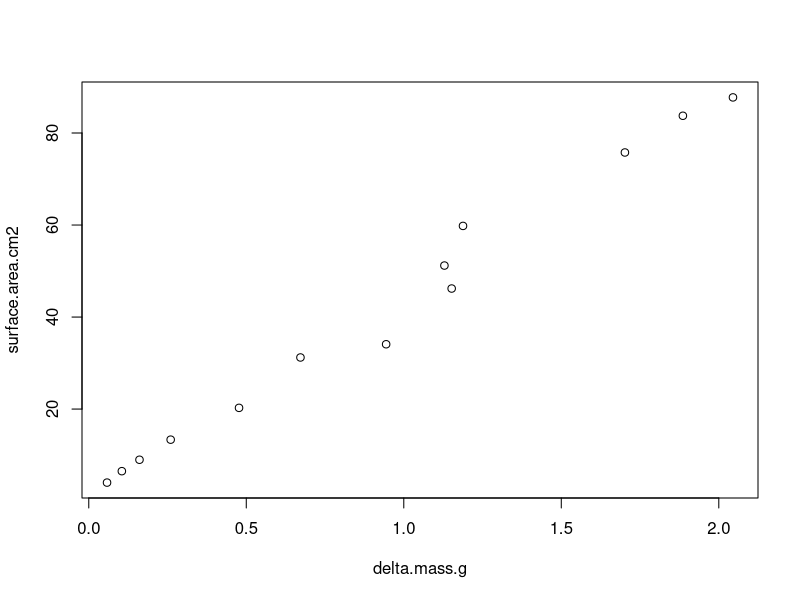

Recreate this plot in R.
#Title: Surface Area By Wax Dipping 
#Project: E5
#Author: HM Putnam 
#Edited by: HM Putnam
#Date Last Modified: 20191027
#See Readme file for details

rm(list=ls()) #clears workspace 

## install packages if you dont already have them in your library
#if ("devtools" %in% rownames(installed.packages()) == 'FALSE') install.packages('devtools') 


#Surface area by wax dipping Veal et al 

Data <- read.csv("RAnalysis/Data/Wax_Data.csv", header=TRUE)

Stnds <- read.csv("RAnalysis/Data/wax.standards_1.csv", header=TRUE)
Stnds$delta.mass.g <- Stnds$weight2.g-Stnds$weight1.g
#Stnds$area.cm2 <- ((pi*(Stnds$diameter.cm)^2) + (2*pi*(Stnds$diameter.cm)))
stnd.curve <- lm(surface.area.cm2~delta.mass.g, data=Stnds)
plot(surface.area.cm2~delta.mass.g, data=Stnds)

stnd.curve$coefficients

fecundity <- subset(Data, Sample.Type=="Fecundity")

E5.Data <- subset(Data, Sample.Type=="E5")
E5.Data$delta.mass.g <- E5.Data$waxedmass.g-E5.Data$mass.g

E5.Data$SA.cm2 <- stnd.curve$coefficients[2] * E5.Data$delta.mass.g + stnd.curve$coefficients[1]
write.csv(E5.Data, "RAnalysis/Data/surface_area.csv")

